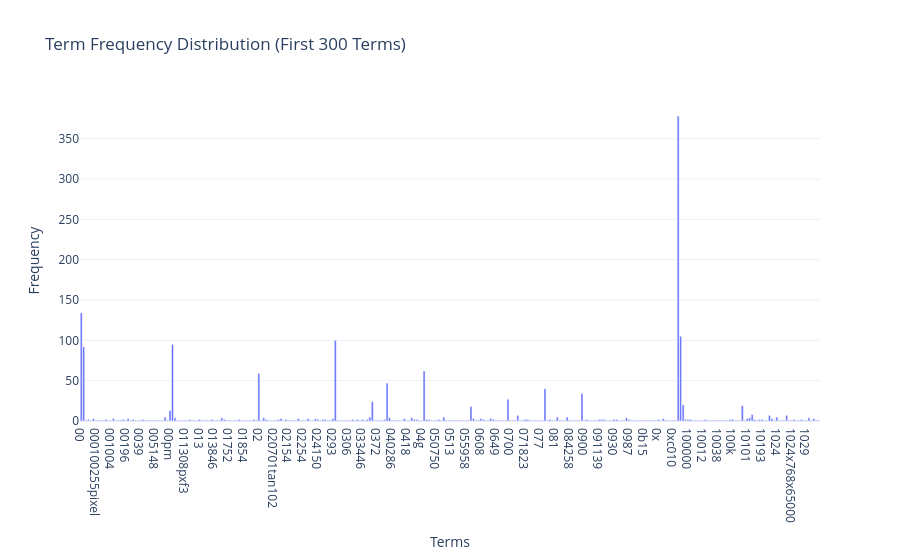

Source (notebook cell):
### Markdown cell above
### >>> **Exercise 12 (take home):**
If you want a nicer interactive visualization here, I would encourage you try to install and use plotly to achieve this.

### Code cell
# Answer here
import plotly.express as px
import pandas as pd

freq_df = pd.DataFrame({
    'terms': count_vect.get_feature_names_out()[:300],
    'frequency': term_frequencies[:300]
})

# 使用 Plotly 
fig = px.bar(freq_df,
             x='terms', y='frequency',
             title='Term Frequency Distribution (First 300 Terms)',
             labels={'terms': 'Terms', 'frequency': 'Frequency'},
             template='plotly_white')



fig.show()

### Figure 1 — Plotly figure (JSON) as saved in the notebook; plotly's stock layout.template omitted (floating-point values rounded to 4 significant figures; data arrays with more than 128 entries replaced by an {"elided": "..."} marker saying what was removed)
{"data": [{"hovertemplate": "Terms=%{x}<br>Frequency=%{y}<extra></extra>", "legendgroup": "", "marker": {"color": "#636efa", "pattern": {"shape": ""}}, "name": "", "orientation": "v", "showlegend": false, "textposition": "auto", "type": "bar", "x": {"elided": "300 str values"}, "xaxis": "x", "y": {"elided": "300 int values"}, "yaxis": "y"}], "layout": {"barmode": "relative", "legend": {"tracegroupgap": 0}, "title": {"text": "Term Frequency Distribution (First 300 Terms)"}, "xaxis": {"anchor": "y", "domain": [0, 1], "title": {"text": "Terms"}}, "yaxis": {"anchor": "x", "domain": [0, 1], "title": {"text": "Frequency"}}}}
